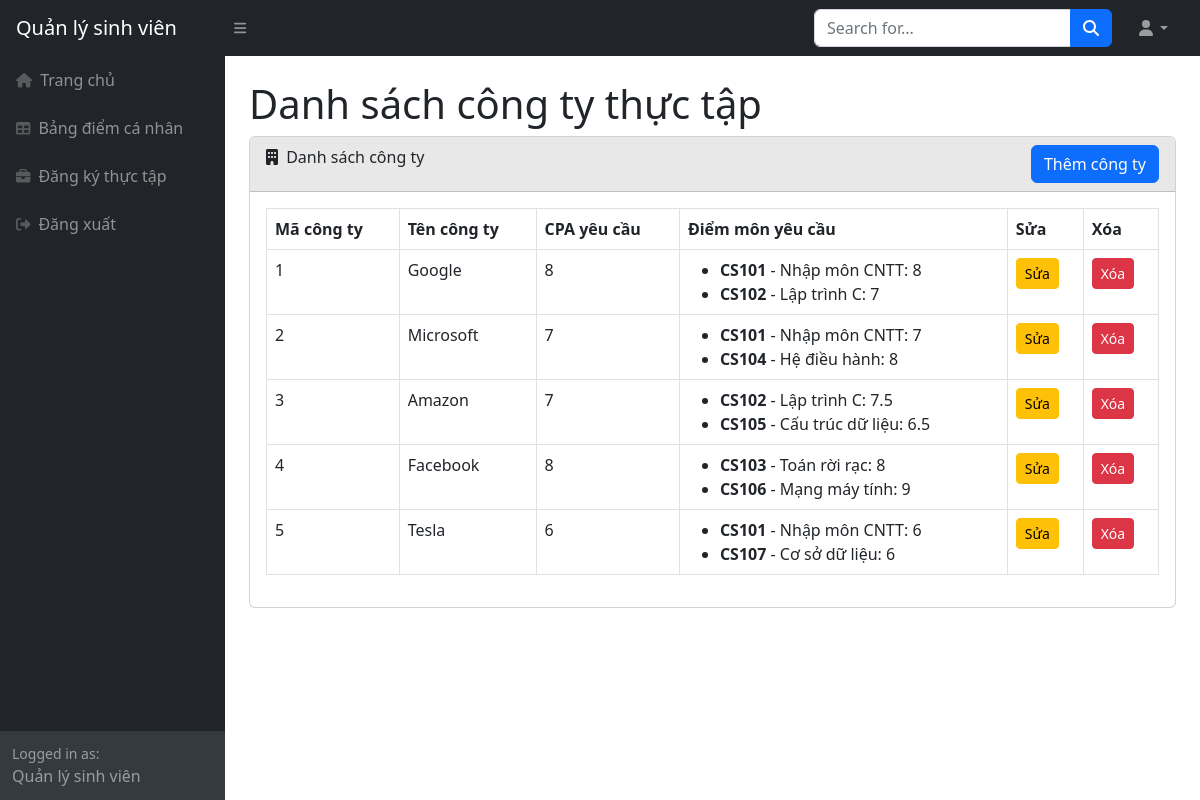
Screenshot of /startbootstrap-sb-admin-gh-pages/company-list.php (signed in) with the database file from the repository.
### tables this page shows
CREATE TABLE `companies` (
  `company_id` int(11) NOT NULL,
  `company_name` varchar(50) DEFAULT NULL,
  `cpa_needed` int(11) DEFAULT NULL,
  `required_scores` longtext DEFAULT NULL CHECK (json_valid(`required_scores`)),
  `registered_students` longtext DEFAULT NULL CHECK (json_valid(`registered_students`))
);

CREATE TABLE `subjects` (
  `subject_id` varchar(10) NOT NULL,
  `subject_name` varchar(100) DEFAULT NULL,
  `credit` int(11) DEFAULT NULL
);

### startbootstrap-sb-admin-gh-pages/company-list.php (the view, shortened to what this page needs)
<?php
require 'db.php';
$subjects = [];
$result = $conn->query("SELECT subject_id, subject_name FROM subjects");
while ($row = $result->fetch_assoc()) {
    $subjects[] = $row;
}
$companies = [];
$result = $conn->query("SELECT company_id, company_name, cpa_needed, required_scores FROM companies");
while ($row = $result->fetch_assoc()) {
    $companies[] = $row;
}
?>
<!DOCTYPE html>
<html lang="vi">
<head>
    <link href="css/styles.css" rel="stylesheet" />
    <link href="https://cdn.jsdelivr.net/npm/bootstrap@5.2.3/dist/css/bootstrap.min.css" rel="stylesheet" />
    <link href="css/styles.css" rel="stylesheet" />
</head>
<body class="sb-nav-fixed">
<?php include 'navigation.php'; ?>
<div id="layoutSidenav">
    <div id="layoutSidenav_nav">
        <?php include 'layout-sidenav.php'; ?>
    </div>
    <div id="layoutSidenav_content">
        <main>
            <div class="container-fluid px-4">
                <h1 class="mt-4">Danh sách công ty thực tập</h1>
                <div class="card mb-4">
                    <div class="card-header">
                        <i class="fas fa-building me-1"></i>
                        Danh sách công ty
                        <button class="btn btn-primary float-end" data-bs-toggle="modal" data-bs-target="#addCompanyModal">Thêm công ty</button>
                    </div>
                    <div class="card-body">
                        <table class="table table-bordered">
                            <thead>
                                <tr>
                                    <th>Mã công ty</th>
                                    <th>Tên công ty</th>
                                    <th>CPA yêu cầu</th>
                                    <th>Điểm môn yêu cầu</th>
                                    <th>Sửa</th>
                                    <th>Xóa</th>
                                </tr>
                            </thead>
                            <tbody>
                                <?php if ($companies): ?>
                                    <?php foreach ($companies as $company): ?>
                                        <tr>
                                            <td><?= htmlspecialchars($company['company_id']) ?></td>
                                            <td><?= htmlspecialchars($company['company_name']) ?></td>
                                            <td><?= htmlspecialchars($company['cpa_needed']) ?></td>
                                            <td>
                                                <ul class="score-list">
                                                    <?php
                                                    $scores = json_decode($company['required_scores'], true);
                                                    if ($scores && is_array($scores)) {
                                                        foreach ($scores as $subject_id => $min_score) {
                                                            $subject_name = '';
                                                            foreach ($subjects as $subj) {
                                                                if ($subj['subject_id'] == $subject_id) {
                                                                    $subject_name = $subj['subject_name'];
                                                                    break;
                                                                }
                                                            }
                                                            echo "<li><strong>$subject_id</strong> - $subject_name: $min_score</li>";
                                                        }
                                                    } else {
                                                        echo "<li>Không có yêu cầu</li>";
                                                    }
                                                    ?>
                                                </ul>
                                            </td>
                                            <td>
                                                <button class="btn btn-sm btn-warning" data-bs-toggle="modal" data-bs-target="#editCompanyModal<?= $company['company_id'] ?>">Sửa</button>
                                            </td>
                                            <td>
                                                <a href="company-list.php?delete_id=<?= $company['company_id'] ?>" class="btn btn-sm btn-danger" onclick="return confirm('Bạn có chắc muốn xóa công ty này?');">Xóa</a>
                                            </td>
                                        </tr>
                                    <?php endforeach; ?>
                                <?php else: ?>
                                    <tr><td colspan="6" class="text-center">Không có dữ liệu</td></tr>
                                <?php endif; ?>
                            </tbody>
                        </table>
                    </div>
                </div>
            </div>
        </main>
    </div>
</div>
</body>
</html>

### startbootstrap-sb-admin-gh-pages/navigation.php (shortened to what this page needs)
<nav class="sb-topnav navbar navbar-expand navbar-dark bg-dark">
    <a class="navbar-brand ps-3" href="index.php">Quản lý sinh viên</a>
    <button class="btn btn-link btn-sm order-1 order-lg-0 me-4 me-lg-0" id="sidebarToggle" href="#!"><i class="fas fa-bars"></i></button>
    <form class="d-none d-md-inline-block form-inline ms-auto me-0 me-md-3 my-2 my-md-0">
        <div class="input-group">
            <input class="form-control" type="text" placeholder="Search for..." aria-label="Search for..." aria-describedby="btnNavbarSearch" />
            <button class="btn btn-primary" id="btnNavbarSearch" type="button"><i class="fas fa-search"></i></button>
        </div>
    </form>
    <ul class="navbar-nav ms-auto ms-md-0 me-3 me-lg-4">
        <?php if (isset($_SESSION['user_id'])): ?>
            <li class="nav-item dropdown d-flex align-items-center">
                <a class="nav-link dropdown-toggle d-flex align-items-center" id="navbarDropdown" href="#" role="button" data-bs-toggle="dropdown" aria-expanded="false">
                    <i class="fas fa-user fa-fw"></i>
                </a>
            </li>
        <?php endif; ?>
    </ul>
</nav>

### startbootstrap-sb-admin-gh-pages/layout-sidenav.php (shortened to what this page needs)
<?php
$role = null;
if (isset($_SESSION['user_id'])) {
    require_once 'db.php';
    $stmt = $conn->prepare("SELECT role_in_class FROM users WHERE user_id = ?");
    $stmt->bind_param("s", $_SESSION['user_id']);
    $stmt->execute();
    $stmt->bind_result($role_in_class);
    if ($stmt->fetch()) {
        $role = $role_in_class;
    }
}
?>
<div id="layoutSidenav">
    <div id="layoutSidenav_nav">
        <nav class="sb-sidenav accordion sb-sidenav-dark" id="sidenavAccordion">
            <div class="sb-sidenav-menu">
                <div class="nav">
                    <?php if ($role === 'Student'): ?>
                        <a class="nav-link" href="index.php">
                            <div class="sb-nav-link-icon"><i class="fas fa-home"></i></div>
                            Trang chủ
                        </a>
                        <a class="nav-link" href="personal-grades.php">
                            <div class="sb-nav-link-icon"><i class="fas fa-table"></i></div>
                            Bảng điểm cá nhân
                        </a>
                        <a class="nav-link" href="internship-register.php">
                            <div class="sb-nav-link-icon"><i class="fas fa-briefcase"></i></div>
                            Đăng ký thực tập
                        </a>
                    <?php endif; ?>
                    <?php if (isset($_SESSION['user_id'])): ?>
                        <a class="nav-link" href="logout.php">
                            <div class="sb-nav-link-icon"><i class="fas fa-sign-out-alt"></i></div>
                            Đăng xuất
                        </a>
                    <?php endif; ?>
                </div>
            </div>
            <div class="sb-sidenav-footer">
                <div class="small">Logged in as:</div>
                Quản lý sinh viên
            </div>
        </nav>
    </div>
</div>

### startbootstrap-sb-admin-gh-pages/company-list.php (style rules this page uses)
.score-list { margin-bottom: 0; }

### rows the page displays
companies: company_id "1", company_name "Google", cpa_needed "8", subject_id "CS101", required_scores "8", subject_id "CS102", required_scores "7"
subjects: subject_name "Nhập môn CNTT"
subjects: subject_name "Lập trình C"
companies: company_id "2", company_name "Microsoft", cpa_needed "7", subject_id "CS101", required_scores "7", subject_id "CS104", required_scores "8"
subjects: subject_name "Hệ điều hành"
companies: company_id "3", company_name "Amazon", cpa_needed "7", subject_id "CS102", required_scores "7.5", subject_id "CS105", required_scores "6.5"
subjects: subject_name "Cấu trúc dữ liệu"
companies: company_id "4", company_name "Facebook", cpa_needed "8", subject_id "CS103", required_scores "8", subject_id "CS106", required_scores "9"
subjects: subject_name "Toán rời rạc"
subjects: subject_name "Mạng máy tính"
companies: company_id "5", company_name "Tesla", cpa_needed "6", subject_id "CS101", required_scores "6", subject_id "CS107"
subjects: subject_name "Cơ sở dữ liệu"
